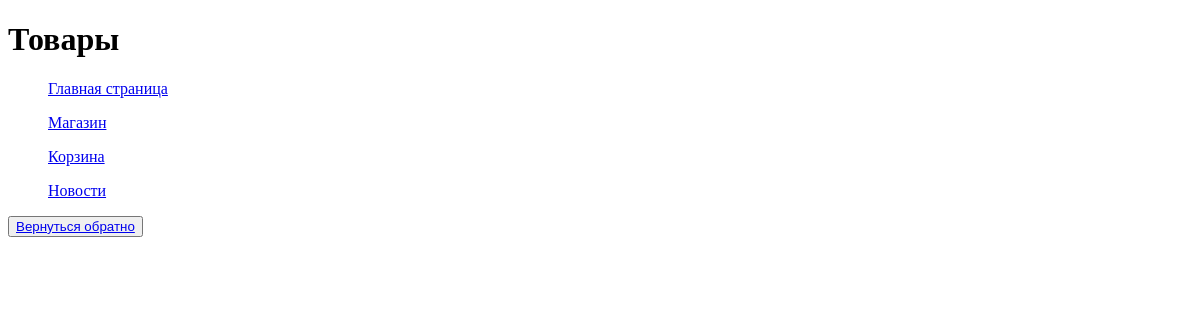
The page /main_page/shop_page/ on the database as committed earlier.
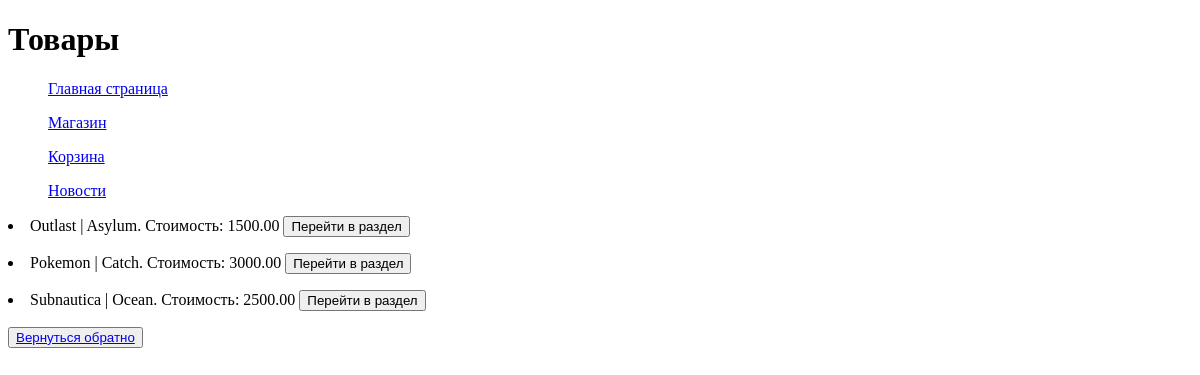
The same page on the database as committed later.
### task1/models.py (models this page shows, shortened)
class Games(models.Model):
    title = models.CharField(max_length=100)
    cost = models.DecimalField(max_digits=10, decimal_places=2)
    size = models.DecimalField(max_digits=100, decimal_places=2)
    description = models.CharField(max_length=500)
    age_limited = models.BooleanField(default=False)
    buyers = models.ManyToManyField(Buyer, related_name='games')

### task1/views.py (the view)
# urls.py: path('main_page/shop_page/', shop_page_f),
def shop_page_f(request):
    games = Games.objects.all()
    context = {'games': games}
    return render(request, 'fourth_task/shop_page.html', context)

### templates/fourth_task/shop_page.html (shortened to what this page needs)
{% extends "fourth_task/menu.html" %}
{% block pagename %}
<h1>Товары</h1>
{% endblock %}
{% block menu %}
    {{ block.super }}
{% endblock %}
{% block content %}
{% for i in games %}
        <p><li>{{ i.title }} | {{ i.description }}. Стоимость: {{ i.cost }} <button>Перейти в раздел</button></li></p>
    {% endfor %}
    <button type="button">
        <a href="http://127.0.0.1:8000">Вернуться обратно</a>
    </button>
{% endblock %}

### templates/fourth_task/menu.html (shortened to what this page needs)
<!DOCTYPE html>
<html lang="en">
<head>
</head>
<body>
    <header>
        {% block pagename %}{% endblock %}
    </header>
    <menu>
        {% block menu %}
            <a href="http://127.0.0.1:8000">
                <p>Главная страница</p>
            </a>
            <a href="http://127.0.0.1:8000/main_page/shop_page/">
                <p>Магазин</p>
            </a>
            <a href="http://127.0.0.1:8000/main_page/cart_page/">
                <p>Корзина</p>
            </a>
            <a href="http://127.0.0.1:8000/platform/news/">
                <p>Новости</p>
            </a>
        {% endblock %}
    </menu>
    <main>
        {% block content %}
        {% endblock %}
    </main>
</body>
</html>

Rows that differ between the two databases and show on the page:
added Games: title "Outlast", description "Asylum", cost "1500.00"
added Games: title "Pokemon", description "Catch", cost "3000.00"
added Games: title "Subnautica", description "Ocean", cost "2500.00"
